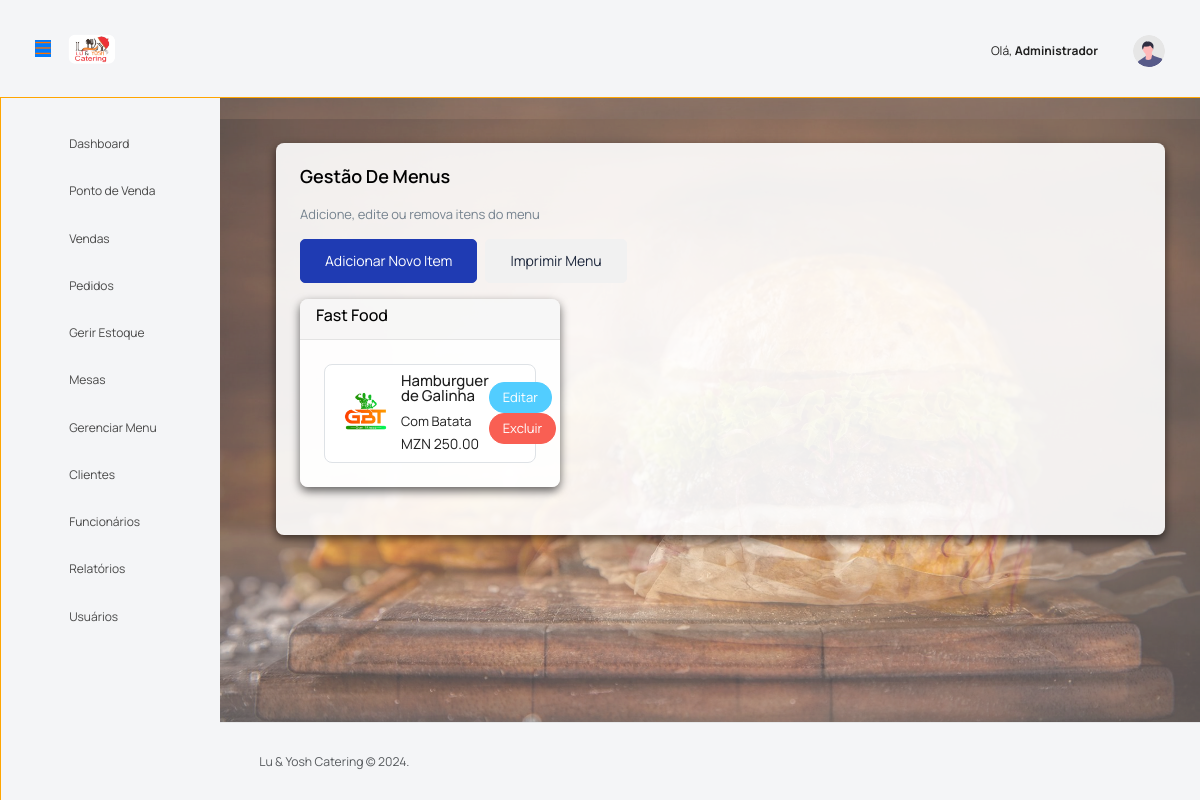
The app's page /pages/menus.php (signed in), older data.
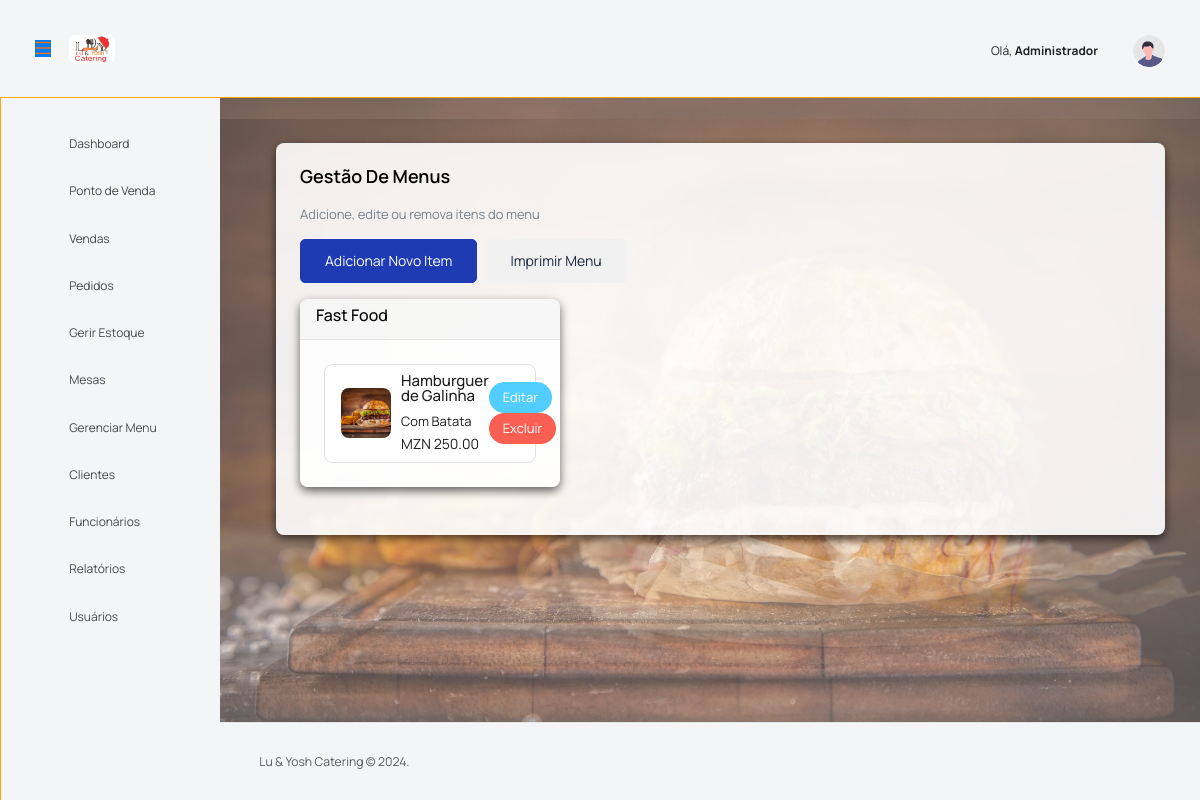
The same page, newer data.
### tables this page shows
CREATE TABLE `menus` (
  `id` int NOT NULL,
  `name` varchar(100) NOT NULL,
  `description` text,
  `price` decimal(10,2) NOT NULL,
  `category` varchar(50) DEFAULT NULL,
  `image_path` varchar(100) DEFAULT NULL,
  `is_active` tinyint(1) DEFAULT '1',
  `created_at` timestamp NULL DEFAULT CURRENT_TIMESTAMP,
  `updated_at` timestamp NULL DEFAULT CURRENT_TIMESTAMP ON UPDATE CURRENT_TIMESTAMP
);

### config/functions_menu.php (called while the page is built, shortened)
<?php
function get_all_menu_items() {
    global $pdo;
    $stmt = $pdo->query("SELECT * FROM menus ORDER BY category, name");
    return $stmt->fetchAll();
}

### pages/menus.php (the view, shortened to what this page needs)
<?php
$menuItems = get_all_menu_items();
$menuByCategory = [];
foreach ($menuItems as $item) {
    $menuByCategory[$item['category']][] = $item;
}
include '../includes/header.php';
?>
<div class="row">
    <div class="col-lg-12 grid-margin stretch-card">
        <div class="card">
            <div class="card-body">
                <h4 class="card-title">Gestão de Menus</h4>
                <p class="card-description">Adicione, edite ou remova itens do menu</p>
                <div class="d-flex mb-3">
                    <button type="button" class="btn btn-primary me-2" data-bs-toggle="modal"
                        data-bs-target="#addMenuItemModal">
                        Adicionar Novo Item
                    </button>
                    <button type="button" class="btn btn-secondary"
                        onclick="window.open('gerir_menus/print_menu.php', '_blank')">
                        Imprimir Menu
                    </button>
                </div>
                <div class="row">
                    <?php foreach ($menuByCategory as $category => $items): ?>
                    <div class="col-md-4 mb-4">
                        <div class="card">
                            <div class="card-header">
                                <h5><?php echo htmlspecialchars($category); ?></h5>
                            </div>
                            <div class="card-body">
                                <div class="list-group">
                                    <?php foreach ($items as $item): ?>
                                    <div class="list-group-item">
                                        <div class="d-flex justify-content-between align-items-center">
                                            <div class="d-flex align-items-center">
                                                <img src="<?php echo htmlspecialchars($item['image_path']); ?>"
                                                    alt="<?php echo htmlspecialchars($item['name']); ?>"
                                                    style="width: 50px; height: 50px; object-fit: cover; border-radius: 8px; margin-right: 10px;">
                                                <div>
                                                    <h6><?php echo htmlspecialchars($item['name']); ?></h6>
                                                    <p class="mb-0">
                                                        <?php echo htmlspecialchars($item['description']); ?></p>
                                                    <small>MZN <?php echo number_format($item['price'], 2); ?></small>
                                                </div>
                                            </div>
                                            <div>
                                                <button class="btn btn-sm btn-info"
                                                    onclick="editMenuItem(<?php echo $item['id']; ?>)">Editar</button>
                                                <button class="btn btn-sm btn-danger"
                                                    onclick="deleteMenuItem(<?php echo $item['id']; ?>)">Excluir</button>
                                            </div>
                                        </div>
                                    </div>
                                    <?php endforeach; ?>
                                </div>
                            </div>
                        </div>
                    </div>
                    <?php endforeach; ?>
                </div>
            </div>
        </div>
    </div>
</div>
<?php include '../includes/footer.php'; ?>

Row changes from the older to the newer data that the page shows:
changed menus "Hamburguer de Galinha": image_path: a different picture
